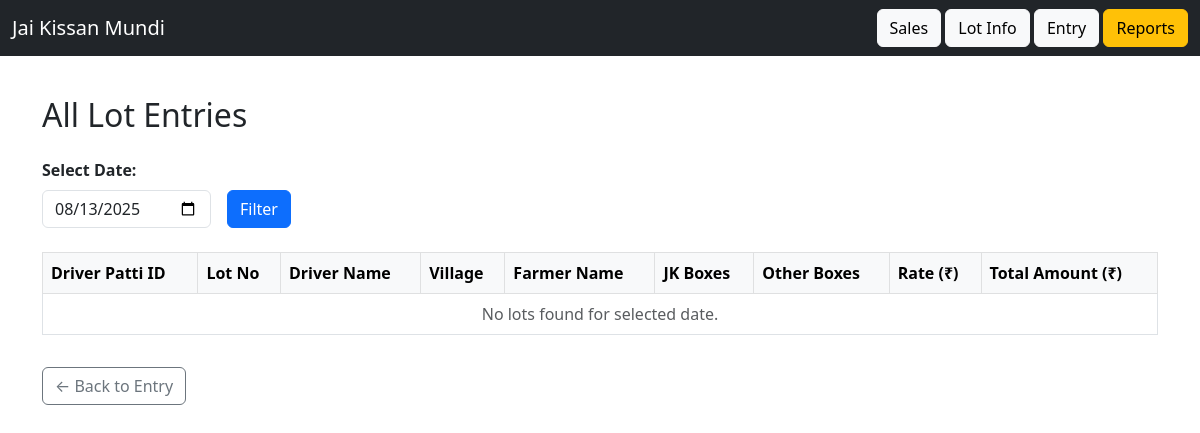
The app's page /lots, older data.
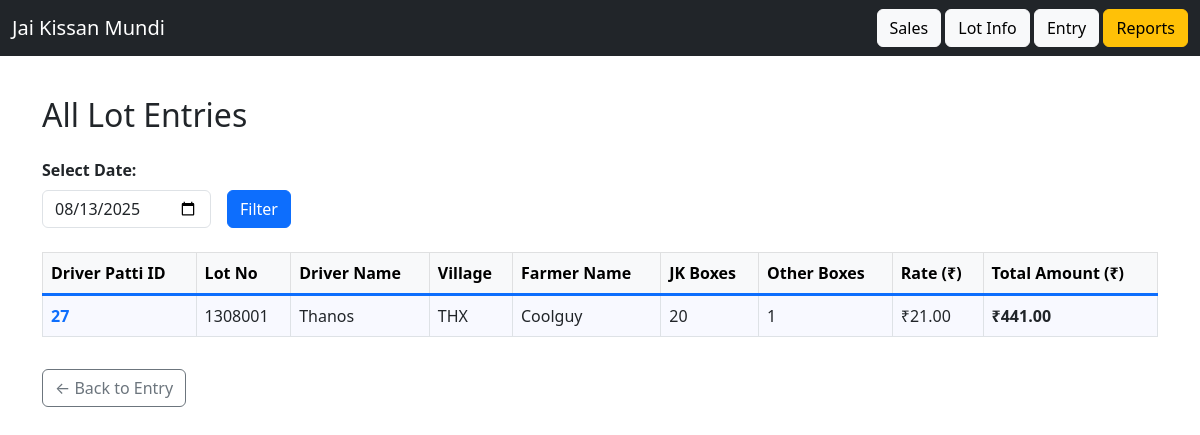
The same page, newer data.
### app/models.py (models this page shows)
class LotInfo(db.Model):
    id = db.Column(db.Integer, primary_key=True)
    driver_patti_id = db.Column(db.Integer, db.ForeignKey('driver_patti.id'))
    farmer_id = db.Column(db.Integer, db.ForeignKey('farmer.id'))
    lot_number = db.Column(db.String(50))
    jk_boxes = db.Column(db.Integer)
    other_boxes = db.Column(db.Integer)
    transport_rate = db.Column(db.Float)
    total_boxes = db.Column(db.Integer)
    transport_amount = db.Column(db.Float)
    date = db.Column(db.String(20))

class Driver(db.Model):
    id = db.Column(db.Integer, primary_key=True)
    name = db.Column(db.String(100), nullable=False)
    vehicle_number = db.Column(db.String(50))
    village = db.Column(db.String(100))
    default_rate = db.Column(db.Float)

class Farmer(db.Model):
    id = db.Column(db.Integer, primary_key=True)
    name = db.Column(db.String(100), nullable=False)

### app/routes.py (the view)
@main.route('/lots', methods=['GET'])
def show_lots():
    selected_date = request.args.get('date', date.today().isoformat())
    conn = get_db_connection()
    lots = conn.execute("""
        SELECT
            dp.id as driver_patti_id,
            l.lot_number,
            d.name AS driver_name,
            d.village AS village,
            f.name AS farmer_name,
            l.jk_boxes,
            l.other_boxes,
            dp.transport_rate,
            (l.jk_boxes + l.other_boxes) * dp.transport_rate AS total_amount
        FROM lot_info l
        JOIN driver_patti dp ON l.driver_patti_id = dp.id
        JOIN driver d ON dp.driver_id = d.id
        JOIN farmer f ON l.farmer_id = f.id
        WHERE dp.date = ?
        ORDER BY dp.id ASC, l.lot_number ASC
    """, (selected_date,)).fetchall()
    conn.close()
    return render_template('lots.html', lots=lots, selected_date=selected_date)

### app/routes.py (called while the page is built)
def get_db_connection():
    conn = sqlite3.connect(DB_PATH)
    conn.row_factory = sqlite3.Row  # Allows accessing columns by name
    return conn

### app/templates/lots.html (shortened to what this page needs)
{% extends 'base.html' %}
{% block content %}
<h2 class="mb-4">All Lot Entries</h2>
<form method="get" class="row g-3 align-items-end mb-4">
  <div class="col-auto">
    <label for="date" class="form-label">Select Date:</label>
    <input type="date" id="date" name="date" value="{{ selected_date }}" class="form-control" required>
  </div>
  <div class="col-auto">
    <button type="submit" class="btn btn-primary">Filter</button>
  </div>
</form>
<div class="table-responsive">
  <table class="table table-bordered table-hover align-middle">
    <thead class="table-light">
      <tr>
        <th scope="col">Driver Patti ID</th>
        <th scope="col">Lot No</th>
        <th scope="col">Driver Name</th>
        <th scope="col">Village</th>
        <th scope="col">Farmer Name</th>
        <th scope="col">JK Boxes</th>
        <th scope="col">Other Boxes</th>
        <th scope="col">Rate (₹)</th>
        <th scope="col">Total Amount (₹)</th>
      </tr>
    </thead>
<tbody>
  {% set ns = namespace(last=None) %}
  {% for row in lots %}
    {% set new_group = (row.driver_patti_id != ns.last) %}
    <tr class="{% if new_group %}patti-start{% endif %}">
      <td>
        {% if new_group %}
          <a href="{{ url_for('main.edit_patti', patti_id=row.driver_patti_id) }}">
            {{ row.driver_patti_id }}
          </a>
        {% endif %}
      </td>
      <td>{{ row.lot_number }}</td>
      <td>{% if new_group %}{{ row.driver_name }}{% endif %}</td>
      <td>{{ row.village }}</td>
      <td>{{ row.farmer_name }}</td>
      <td>{{ row.jk_boxes }}</td>
      <td>{{ row.other_boxes }}</td>
      <td>₹{{ "%.2f"|format(row.transport_rate) }}</td>
      <td><strong>₹{{ "%.2f"|format(row.total_amount) }}</strong></td>
    </tr>
    {% set ns.last = row.driver_patti_id %}
  {% else %}
    <tr>
      <td colspan="9" class="text-center text-muted">No lots found for selected date.</td>
    </tr>
  {% endfor %}
</tbody>
  </table>
</div>
<a href="{{ url_for('main.entry') }}" class="btn btn-outline-secondary mt-3">← Back to Entry</a>
{% endblock %}

Row changes from the older to the newer data that the page shows:
added LotInfo: driver_patti_id "27", lot_number "1308001", driver_name "Thanos", village "THX", farmer_name "Coolguy", jk_boxes "20", other_boxes "1", transport_rate "21.00", total_amount "441.00"
Text that changed along with them:
text no longer shown: "No lots found for selected date."
